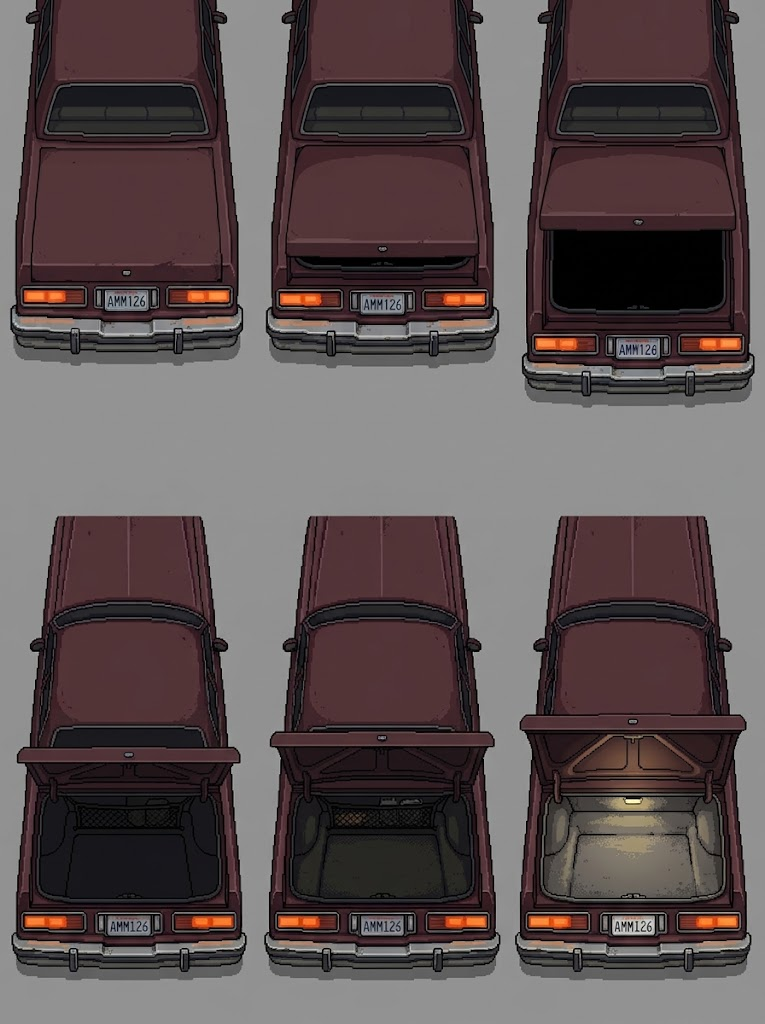
#> input picture .art/hex-map/src/door-trunk-sheet.png, 765 x 1024 px, found by its file name; its folder holds 8 pictures in this run; the run also reads 1 picture not shown here
$ python doors.py
#> lines starting #> are read from the running program, lines starting #| are printed output that depends on the picture; after the words box and inside, x2 and y2 are one past the last pixel; in counts of white or black regions, pixels touching at a corner belong together
# Door sheets (3x2 frames, closed -> open) -> aligned, shrunk frame strip for the map's door transition.
# Frames drift a little in Gemini's output, so each one is shifted to line up with frame 1 on the parts that don't move.
from PIL import Image, ImageChops, ImageStat
import base64, sys
# [40 lines left out: functions cut, align, strip, not called in this run]

# ---------- the trunk, Resident Evil style: the car's rear alone on black, seen from above like the trunk scene ----------
# sheet: 6 frames on flat grey, laid out loosely. Every frame is anchored on its taillights (the bit that never moves),
# the grey is flooded to black, everything above the open lid fades out, and it's drawn at half resolution for chunky pixels.
def tails(px, box):
    xs, ys = [], []
    for y in range(box[1], box[3]):
        for x in range(box[0], box[2]):
            r, g, b = px[x, y]
            if r > 200 and 80 < g < 170 and b < 90: xs.append(x); ys.append(y)
    return (min(xs) + max(xs)) / 2, min(ys), max(xs) - min(xs)
def black_bg(f):                                               # flood the flat grey from the edges, shadows included, to pure black
    px = f.load(); w, h = f.size; seen = set(); st = [(x, y) for x in range(w) for y in (0, h - 1)] + [(x, y) for y in range(h) for x in (0, w - 1)]
    flat = lambda c: max(c) - min(c) < 16 and 60 < sum(c) / 3 < 178
    while st:
        x, y = st.pop()
        if (x, y) in seen or not (0 <= x < w and 0 <= y < h): continue
        seen.add((x, y))
        if not flat(px[x, y]): continue
        px[x, y] = (0, 0, 0); st += [(x + 1, y), (x - 1, y), (x, y + 1), (x, y - 1)]
    return f
def trunk_re(sheet, cells, low=55):
#> called with sheet = 'hex-map/src/door-trunk-sheet.png', low = 55
    im = Image.open(sheet).convert('RGB'); px = im.load(); out = []
#> in trunk_re, im is the input picture: PIL image 765x1024 RGB; mean R, G, B 92.7, 81.4, 82.2
    for box in cells:
        cx, ty, span = tails(px, box)
        cw = round(span * 1.02); top = round(ty - 276); f = Image.new('RGB', (cw, cw * 2))
        f.paste(im.crop((round(cx - cw / 2), top, round(cx + cw / 2), top + cw * 2)), (0, 0))
        f = black_bg(f); fp = f.load(); cut = round(ty - 210) - top
        for y in range(f.height):                              # everything above the open lid fades into the black
            k = 0 if y < cut else min(1, (y - cut) / 34)
            if k < 1:
                for x in range(f.width): fp[x, y] = tuple(round(v * k) for v in fp[x, y])
        out.append(f.resize((low, low * 2 + 2), Image.LANCZOS))
#> this loop made 6 passes
#> (cx, ty, span, cw, top) on passes 1 to 6: (126, 291, 202, 206, 15), (382, 294, 202, 206, 18), (637.5, 339, 201, 205, 63), (128, 918, 204, 208, 642), (382, 917, 204, 208, 641), (633.5, 917, 205, 209, 641)
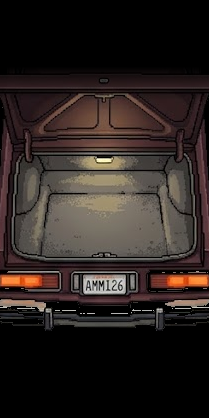
#> f: PIL image 209x418 RGB; mean R, G, B 43.8, 35.7, 32.8
#> after the loop, out = 6 items
    s = Image.new('RGB', (low * len(out), low * 2 + 2))
#> s: PIL image 330x112 RGB; every value is 0
    for i, f in enumerate(out): s.paste(f, (i * low, 0))
#> this loop made 6 passes
    pal = s.quantize(30, dither=Image.Dither.NONE).getpalette()[:90] + [244, 150, 48, 196, 84, 30]   # keep the taillights orange
#> pal = 96 values, max 244 at index 90, min 0 at index 81, mean 49.18
    pi = Image.new('P', (1, 1)); pi.putpalette(pal + [0] * (768 - len(pal)))
    s = s.quantize(palette=pi, dither=Image.Dither.NONE).convert('RGB').resize((110 * len(out), 225), Image.NEAREST)
#> s: PIL image 660x225 RGB
    s.save('hex-map/src/door-trunk.png'); s.save('encounters/tmp/door-trunk-preview.png')
    return base64.b64encode(open('hex-map/src/door-trunk.png', 'rb').read()).decode()

# ---------- doors already on black (Nida's): pick the frames by box, anchor each on its door frame's top-right corner ----------
def door_re(name, sheet, boxes, low=55):
#> called with name = 'nida', sheet = 'hex-map/src/door-nida-sheet.jpg', low = 55
    im = Image.open(sheet).convert('RGB'); tight = []
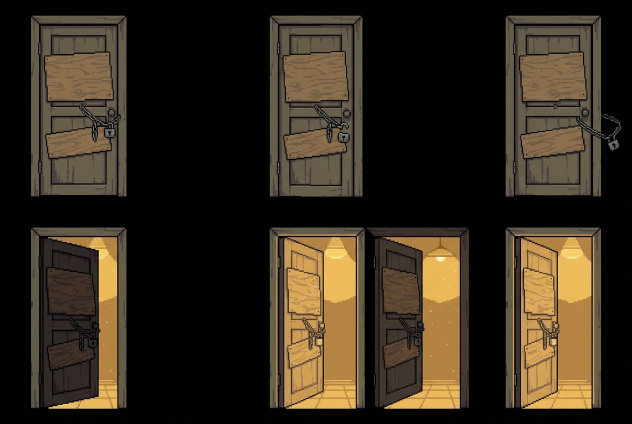
#> input picture .art/hex-map/src/door-nida-sheet.jpg, 1264 x 848 px, found by its file name (shown at 1/2 size)
#> in door_re, im is the input picture: PIL image 1264x848 RGB; mean R, G, B 52.6, 43.1, 29.1
    for b in boxes:                                            # tight box round the lit/drawn pixels in each rough region
        c = im.crop(b); m = c.convert('L').point(lambda v: 255 if v > 28 else 0); bb = m.getbbox()
        tight.append((b[0] + bb[0], b[1] + bb[1], b[0] + bb[2], b[1] + bb[3]))
#> this loop made 6 passes
#> bb on passes 1 to 6: (12, 21, 203, 383), (9, 21, 195, 383), (11, 21, 210, 383), (12, 15, 203, 378), (0, 15, 203, 378), (9, 15, 200, 378)
#> pass 1, in door_re, `m = c.convert('L').point(lambda v: 255 if v > 28 else 0)`:
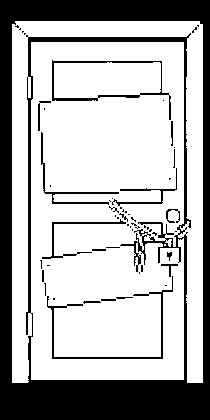
#> m: PIL image 210x420 L; 70.7% white; 57 black regions (39 under 20 px), largest, box (x1, y1, x2, y2) and area: (0, 0, 210, 420) 22938, (52, 60, 171, 120) 649, (47, 276, 173, 359) 627
#> after the loop, tight = [(62, 31, 253, 393), (539, 31, 725, 393), (1011, 31, 1210, 393), (62, 455, 253, 818), (735, 455, 938, 818), (539, 455, 730, 818)]
    w = round(max(t[2] - t[0] for t in tight) * 1.1); h = w * 2
#> after `w = round(max((t[2] - t[0] for t in tight)) * 1.1)`: w = 223
#> after `h = w * 2`: h = 446
    hmax = max(t[3] - t[1] for t in tight); out = []
#> after `hmax = max((t[3] - t[1] for t in tight))`: hmax = 363
    for t in tight:                                            # same canvas for all; the door frame's corner sits at the same spot
        f = Image.new('RGB', (w, h)); ox = round(w * 0.95) - (t[2] - t[0]); oy = round((h - hmax) / 2)   # pinned on the right post (every door has its own)
        f.paste(im.crop(t), (ox, oy))
        out.append(f.resize((low, low * 2 + 2), Image.LANCZOS))
#> this loop made 6 passes
#> (t, ox) on passes 1 to 6: ((62, 31, 253, 393), 21), ((539, 31, 725, 393), 26), ((1011, 31, 1210, 393), 13), ((62, 455, 253, 818), 21), ((735, 455, 938, 818), 9), ((539, 455, 730, 818), 21)
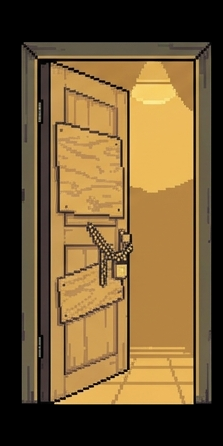
#> f: PIL image 223x446 RGB; mean R, G, B 112.6, 88.2, 51.1
#> after the loop, out = 6 items
    s = Image.new('RGB', (low * len(out), low * 2 + 2))
    for i, f in enumerate(out): s.paste(f, (i * low, 0))
#> s: PIL image 330x112 RGB
    s = s.quantize(32, dither=Image.Dither.NONE).convert('RGB').resize((110 * len(out), 225), Image.NEAREST)
#> s: PIL image 660x225 RGB
    s.save(f'hex-map/src/door-{name}.png'); s.save(f'encounters/tmp/door-{name}-preview.png')
    return base64.b64encode(open(f'hex-map/src/door-{name}.png', 'rb').read()).decode()

def white_to_black(src, dst):                               # a sheet drawn on white: flood the white from the edges to black
#> called with src = 'hex-map/src/door-kwik-sheet.jpg', dst = 'encounters/tmp/door-kwik-black.png'
    im = Image.open(src).convert('RGB'); px = im.load(); w, h = im.size; seen = bytearray(w * h)
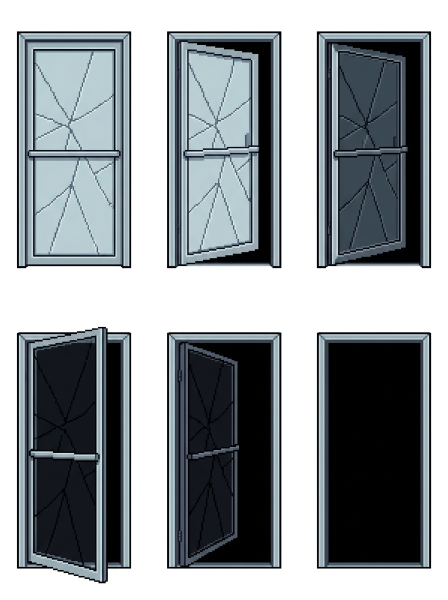
#> input picture .art/hex-map/src/door-kwik-sheet.jpg, 896 x 1200 px, found by its file name (shown at 1/2 size)
#> in white_to_black, im is the input picture: PIL image 896x1200 RGB; mean R, G, B 147.6, 153.3, 157
#> after `w, h = im.size`: w = 896; h = 1200
    st = [(x, y) for x in range(w) for y in (0, h - 1)] + [(x, y) for y in range(h) for x in (0, w - 1)]
    while st:
        x, y = st.pop()
        if not (0 <= x < w and 0 <= y < h) or seen[y * w + x]: continue
        seen[y * w + x] = 1; c = px[x, y]
        if min(c) < 215 or max(c) - min(c) > 20: continue
        px[x, y] = (0, 0, 0); st += [(x + 1, y), (x - 1, y), (x, y + 1), (x, y - 1)]
#> this loop made 1699476 passes
#> c on passes 1 to 3: (253, 253, 253), (251, 251, 251), (255, 255, 255)
#> after the loop, st = []
    im.save(dst)
#> the loop in door_re (call 2), `for b in boxes:` made 6 passes
#> bb on passes 1 to 6: (34, 62, 263, 537), (35, 62, 264, 537), (35, 62, 265, 537), (35, 64, 264, 537), (35, 64, 265, 537), (35, 64, 265, 537)
#> the loop in door_re (call 2), `for t in tight:                                            # same canv..` made 6 passes
#> (t, ox) on passes 1 to 6: ((34, 62, 263, 537), 11), ((334, 62, 563, 537), 11), ((633, 62, 863, 537), 10), ((334, 664, 563, 1137), 11), ((633, 664, 863, 1137), 10), ((633, 664, 863, 1137), 10)
#> the loop in door_re (call 2), `for i, f in enumerate(out): s.paste(f, (i * low, 0))` made 6 passes
#> call 3 of door_re, with name = 'gate', sheet = 'hex-map/src/door-grill-sheet.jpg', low = 55
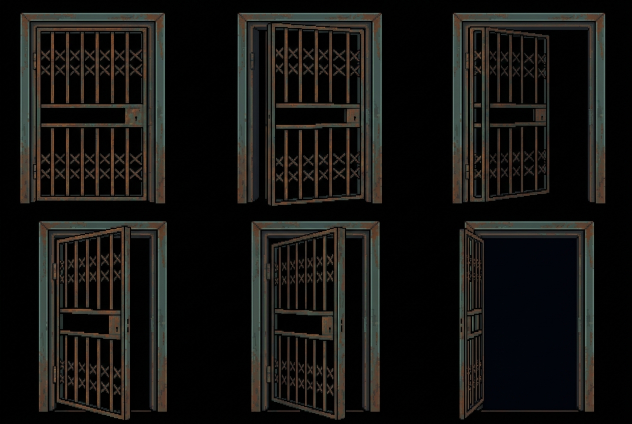
#> input picture .art/hex-map/src/door-grill-sheet.jpg, 1264 x 848 px, found by its file name (shown at 1/2 size)
#> in door_re, im is the input picture: PIL image 1264x848 RGB; mean R, G, B 20.9, 20, 17.8
#> the loop in door_re (call 3), `for b in boxes:` made 6 passes
#> bb on passes 1 to 6: (40, 25, 330, 407), (54, 25, 343, 412), (62, 25, 368, 407), (76, 18, 345, 415), (76, 18, 345, 415), (76, 18, 345, 415)
#> after the loop in door_re (call 3), `for b in boxes:`: tight = [(40, 25, 330, 407), (475, 25, 764, 412), (905, 25, 1211, 407), (919, 442, 1188, 839), (919, 442, 1188, 839), (919, 442, 1188, 839)]
#> in door_re (call 3), `w = round(max((t[2] - t[0] for t in tight)) * 1.1)`: w = 337
#> in door_re (call 3), `h = w * 2`: h = 674
#> in door_re (call 3), `hmax = max((t[3] - t[1] for t in tight))`: hmax = 397
#> the loop in door_re (call 3), `for t in tight:                                            # same canv..` made 6 passes
#> (t, ox) on passes 1 to 6: ((40, 25, 330, 407), 30), ((475, 25, 764, 412), 31), ((905, 25, 1211, 407), 14), ((919, 442, 1188, 839), 51), ((919, 442, 1188, 839), 51), ((919, 442, 1188, 839), 51)
#> the loop in door_re (call 3), `for i, f in enumerate(out): s.paste(f, (i * low, 0))` made 6 passes
#> after the loop in door_re (call 3), `for i, f in enumerate(out): s.paste(f, (i * low, 0))`:
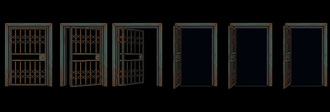
#> s: PIL image 330x112 RGB; mean R, G, B 14.1, 13.8, 13.1

def flat_to_black(src, dst, near, tol=16):                   # a sheet on a flat dark colour: flood it from the edges (and each cell's gutter) to black
#> (the run stopped early here; a loop or call above may not have finished)
